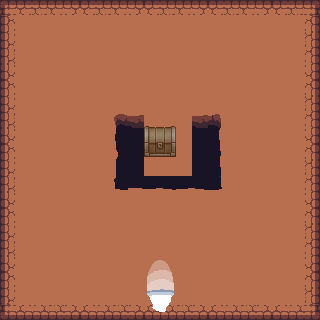

The image is a tile-based game level rendered from a .tmx file. Its description and complete source (layers, tilesets, objects, tile grids) follow:
An orthogonal 20x20 tile map with 16x16 px tiles, 2 tile layers (floor, element), 2 tilesets and 9 objects (7x collision, exit_house6, spawn_house6).

<map version="1.5" tiledversion="1.7.2" orientation="orthogonal" renderorder="right-down" width="20" height="20" tilewidth="16" tileheight="16" infinite="0" nextlayerid="4" nextobjectid="10">
 <tileset firstgid="1" source="donjon.tsx" />
 <tileset firstgid="257" source="decomagic.tsx" />
 <layer id="1" name="floor" width="20" height="20">
  <data encoding="csv">
129,130,131,132,133,130,131,132,133,130,131,132,133,130,131,132,133,130,131,134,
1610612869,163,164,165,162,163,164,165,162,163,164,165,162,163,164,165,162,163,164,2684354690,
1610612868,179,180,181,178,179,180,181,178,179,180,181,178,179,180,181,178,179,180,2684354691,
1610612867,195,196,197,194,195,196,197,194,195,196,197,194,195,196,197,194,195,196,2684354692,
1610612866,147,148,149,146,147,148,149,146,147,148,149,146,147,148,149,146,147,148,2684354693,
1610612869,163,164,165,162,163,164,165,162,163,164,165,162,163,164,165,162,163,164,2684354690,
1610612868,179,180,181,178,179,180,181,178,179,180,181,178,179,180,181,178,179,180,2684354691,
1610612867,195,196,197,194,195,196,137,138,195,196,197,138,142,196,197,194,195,196,2684354692,
1610612866,147,148,149,146,147,148,169,146,147,148,149,146,174,148,149,146,147,148,2684354693,
1610612869,163,164,165,162,163,164,185,162,163,164,165,162,190,164,165,162,163,164,2684354690,
1610612868,179,180,181,178,179,180,201,178,179,180,181,178,206,180,181,178,179,180,2684354691,
1610612867,195,196,197,194,195,196,217,219,220,221,220,221,222,196,197,194,195,196,2684354692,
1610612866,147,148,149,146,147,148,149,146,147,148,149,146,147,148,149,146,147,148,2684354693,
1610612869,163,164,165,162,163,164,165,162,163,164,165,162,163,164,165,162,163,164,2684354690,
1610612868,179,180,181,178,179,180,181,178,179,180,181,178,179,180,181,178,179,180,2684354691,
1610612867,195,196,197,194,195,196,197,194,195,196,197,194,195,196,197,194,195,196,2684354692,
1610612866,147,148,149,146,147,148,149,146,147,148,149,146,147,148,149,146,147,148,2684354693,
1610612869,163,164,165,162,163,164,165,162,163,164,165,162,163,164,165,162,163,164,2684354690,
1610612868,179,180,181,178,179,180,181,178,179,180,181,178,179,180,181,178,179,180,2684354691,
209,3221225605,3221225604,3221225603,3221225602,3221225605,3221225604,3221225603,3221225602,3221225605,3221225604,3221225603,3221225602,3221225605,3221225604,3221225603,3221225602,3221225605,3221225604,214
</data>
 </layer>
 <layer id="2" name="element" width="20" height="20">
  <data encoding="csv">
0,0,0,0,0,0,0,0,0,0,0,0,0,0,0,0,0,0,0,0,
0,0,0,0,0,0,0,0,0,0,0,0,0,0,0,0,0,0,0,0,
0,0,0,0,0,0,0,0,0,0,0,0,0,0,0,0,0,0,0,0,
0,0,0,0,0,0,0,0,0,0,0,0,0,0,0,0,0,0,0,0,
0,0,0,0,0,0,0,0,0,0,0,0,0,0,0,0,0,0,0,0,
0,0,0,0,0,0,0,0,0,0,0,0,0,0,0,0,0,0,0,0,
0,0,0,0,0,0,0,0,0,0,0,0,0,0,0,0,0,0,0,0,
0,0,0,0,0,0,0,0,0,295,296,0,0,0,0,0,0,0,0,0,
0,0,0,0,0,0,0,0,170,327,328,0,170,0,0,0,0,0,0,0,
0,0,0,0,0,0,0,0,170,359,360,0,170,0,0,0,0,0,0,0,
0,0,0,0,0,0,0,0,186,0,0,0,186,0,0,0,0,0,0,0,
0,0,0,0,0,0,0,0,0,0,0,0,0,0,0,0,0,0,0,0,
0,0,0,0,0,0,0,0,0,0,0,0,0,0,0,0,0,0,0,0,
0,0,0,0,0,0,0,0,0,0,0,0,0,0,0,0,0,0,0,0,
0,0,0,0,0,0,0,0,0,0,0,0,0,0,0,0,0,0,0,0,
0,0,0,0,0,0,0,0,0,0,0,0,0,0,0,0,0,0,0,0,
0,0,0,0,0,0,0,0,0,1073741883,1073741884,0,0,0,0,0,0,0,0,0,
0,0,0,0,0,0,0,0,0,1073741867,1073741868,0,0,0,0,0,0,0,0,0,
0,0,0,0,0,0,0,0,0,1073741851,1073741852,0,0,0,0,0,0,0,0,0,
0,0,0,0,0,0,0,0,0,1073741835,1073741836,0,0,0,0,0,0,0,0,0
</data>
 </layer>
 <objectgroup id="3" name="objects">
  <object id="1" type="collision" x="0" y="0.388963" width="319.339" height="4.66756" />
  <object id="2" type="collision" x="315.06" y="5.05652" width="5.05652" height="314.282" />
  <object id="3" type="collision" x="0.388963" y="4.27859" width="3.50067" height="312.726" />
  <object id="4" type="collision" x="4.66756" y="315.06" width="309.615" height="4.27859" />
  <object id="5" type="collision" x="113.577" y="113.577" width="29.5612" height="76.6257" />
  <object id="6" type="collision" x="191.759" y="113.966" width="29.1722" height="75.8478" />
  <object id="7" type="collision" x="143.527" y="175.811" width="52.1211" height="12.8358" />
  <object id="8" name="exit_house6" x="147.028" y="288.222" width="26.8385" height="23.7268" />
  <object id="9" name="spawn_house6" x="186.702" y="248.547">
   <point />
  </object>
 </objectgroup>
</map>
